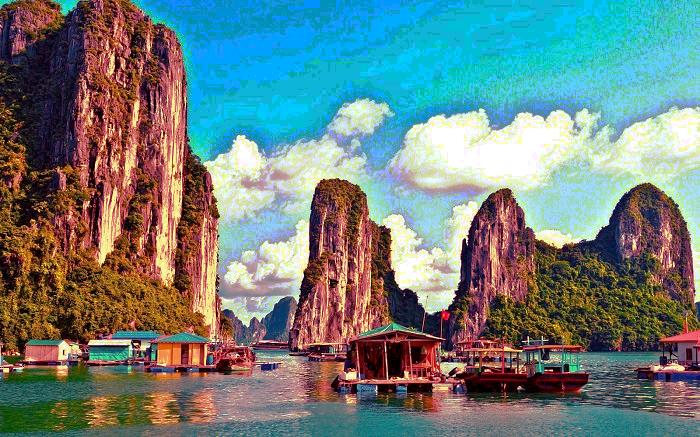
#> input picture Lab 2/exercise/H_ha-long-bay-in-vietnam.jpg, 700 x 437 px; its folder holds only this picture in this run
$ jupyter execute --allow-errors 'Lab 2.ipynb'
#> lines starting #> are read from the running program, lines starting #| are printed output that depends on the picture
[cell 1]
# Bài 1
import os
import numpy as np
from PIL import Image
import matplotlib.pyplot as plt

# 1. Các hàm xử lý ảnh (chỉ dùng PIL + numpy)
def inverse_image(img):
    return 255 - img

# [23 lines left out: functions gamma_correction, log_transformation, histogram_equalization, contrast_stretching, not called in this run]

# 2. Bản đồ chọn hàm
methods = {
    'I': ('Inverse', inverse_image),
    'G': ('Gamma Correction', gamma_correction),
    'L': ('Log Transformation', log_transformation),
    'H': ('Histogram Equalization', histogram_equalization),
    'C': ('Contrast Stretching', contrast_stretching)
}

# 3. Hiển thị menu
print("Chọn phương pháp biến đổi ảnh:")
print("I - Image Inverse")
print("G - Gamma Correction")
print("L - Log Transformation")
print("H - Histogram Equalization")
print("C - Contrast Stretching")

choice = input("Nhập lựa chọn (I/G/L/H/C): ").upper()
#> the answer given: 1

#> (the rest of this cell did not finish here and is left out)

[cell 2]
# Bài 2 - Biến đổi Fourier và lọc Butterworth
import os
import numpy as np
import cv2
import matplotlib.pyplot as plt

# 1. Các hàm xử lý ảnh
# [21 lines left out: functions fft_image, butterworth_lowpass, butterworth_highpass, not called in this run]

# 2. Bản đồ phương pháp
methods = {
    'F': ('FFT Magnitude Spectrum', fft_image),
    'L': ('Butterworth Low-pass Filter', butterworth_lowpass),
    'H': ('Butterworth High-pass Filter', butterworth_highpass)
}

# 3. Hiển thị menu
print("Chọn phương pháp biến đổi ảnh:")
print("F - FFT Magnitude Spectrum")
print("L - Butterworth Low-pass Filter")
print("H - Butterworth High-pass Filter")

choice = input("Nhập lựa chọn (F/L/H): ").upper()
#> the answer given: 1

#> (the rest of this cell did not finish here and is left out)

[cell 3]
import cv2
import numpy as np
import os
import random
import matplotlib.pyplot as plt

# 1. Các hàm xử lý ảnh
def inverse(img): return 255 - img
def gamma_correction(img, gamma=2.2): return np.uint8(np.power(img / 255.0, 1/gamma) * 255)
def log_transform(img): return np.uint8(np.clip((255 / np.log(1 + np.max(img))) * np.log(1 + img.astype(np.float32)), 0, 255))
def histogram_equalization(img): return cv2.equalizeHist(img)
def contrast_stretching(img):
    p2, p98 = np.percentile(img, (2, 98))
    return np.uint8(np.clip((img - p2) * 255.0 / (p98 - p2), 0, 255))

def swap_rgb(img):
    return img[:, :, np.random.permutation(3)]

# 2. Danh sách các hàm và tên
transform_funcs = [inverse, gamma_correction, log_transform, histogram_equalization, contrast_stretching]
transform_names = ['inverse', 'gamma', 'log', 'hist', 'contrast']

# 3. Tạo thư mục output
input_folder = "exercise"
output_folder = os.path.join(input_folder, "output")
os.makedirs(output_folder, exist_ok=True)

# 4. Hiển thị ảnh giới hạn
show_limit = 5
count = 0

# 5. Duyệt qua từng ảnh
for file in os.listdir(input_folder):
    if file.lower().endswith(('.jpg', '.png')):
        img_path = os.path.join(input_folder, file)
        img = cv2.imread(img_path)
#> img is the input picture: shape (437, 700, 3); mean B, G, R 127.1, 127.8, 110.6
        if img is None:
            continue

        # Hoán đổi RGB
        swapped = swap_rgb(img)
#> in swap_rgb, `return img[:, :, np.random.permutation(3)]`:
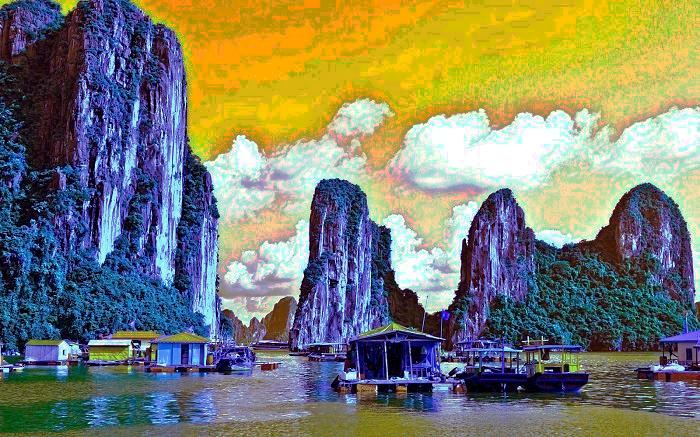
#> returned value: shape (437, 700, 3); mean of channels 0, 1, 2 110.6, 127.8, 127.1; drawn as B, G, R
        gray = cv2.cvtColor(swapped, cv2.COLOR_BGR2GRAY)
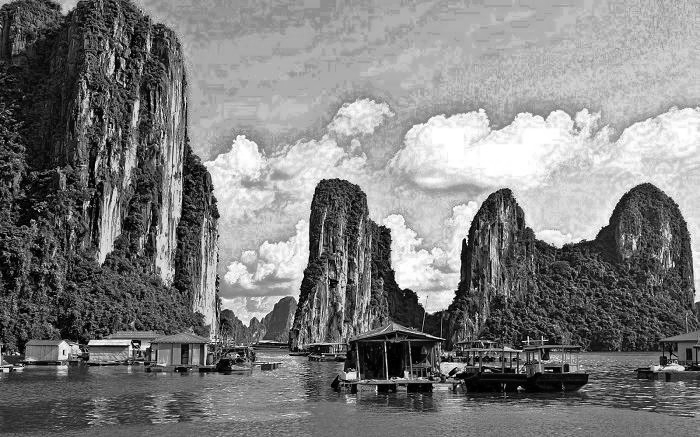
#> gray: shape (437, 700); min 0, max 255, mean 125.7

        # Chọn hàm ngẫu nhiên
        idx = random.randint(0, len(transform_funcs) - 1)
        transform_func = transform_funcs[idx]
        name = transform_names[idx]

        # Áp dụng và lưu kết quả
        out = transform_func(gray)
        out_filename = f"random1_{name}_{file}"
        out_path = os.path.join(output_folder, out_filename)
        cv2.imwrite(out_path, out)

        if count < show_limit:
            plt.imshow(out, cmap='gray')
            plt.title(f"{name.upper()} - {file}")
            plt.axis('off')
            plt.show()
        else:
            print(f"Đã xử lý: {file} -> {out_filename}, kích thước ảnh: {gray.shape}")

        count += 1

print("Hoàn tất xử lý ảnh.")

[cell 4]
import cv2
import numpy as np
import os
import random
import matplotlib.pyplot as plt

# 1. Các hàm xử lý ảnh
# [5 lines left out: function fft_image, not called in this run]

def butterworth_lowpass(img, D0=30, n=2):
    rows, cols = img.shape
    V, U = np.meshgrid(np.arange(cols) - cols // 2, np.arange(rows) - rows // 2)
    D = np.sqrt(U**2 + V**2)
    H = 1 / (1 + (D / D0)**(2 * n))
    F = np.fft.fftshift(np.fft.fft2(img))
    G = H * F
    out = np.fft.ifft2(np.fft.ifftshift(G))
    return np.uint8(cv2.normalize(np.abs(out), None, 0, 255, cv2.NORM_MINMAX))

# [4 lines left out: function butterworth_highpass, not called in this run]

def min_filter(img, ksize=3):
    return cv2.erode(img, np.ones((ksize, ksize), np.uint8))

def max_filter(img, ksize=3):
    return cv2.dilate(img, np.ones((ksize, ksize), np.uint8))

def swap_rgb(img):
    return img[:, :, np.random.permutation(3)]
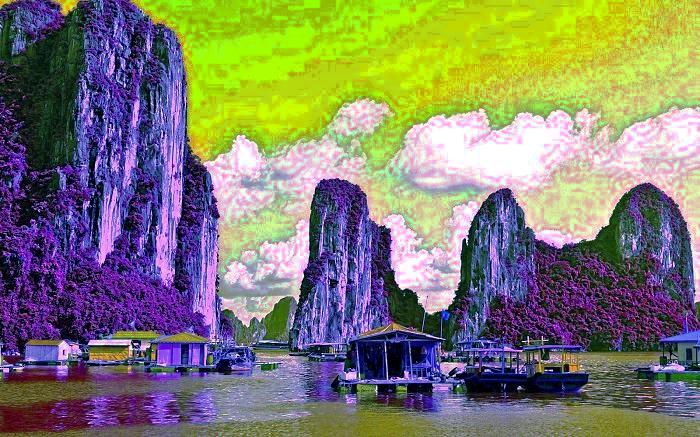
#> returned value: shape (437, 700, 3); mean of channels 0, 1, 2 110.6, 127.1, 127.8; drawn as B, G, R

# 2. Danh sách hàm và tên
funcs = [fft_image, butterworth_lowpass, butterworth_highpass]
names = ['fft', 'butter_lpf', 'butter_hpf']

# 3. Tạo thư mục
input_folder = "exercise"
output_folder = os.path.join(input_folder, "output")
os.makedirs(output_folder, exist_ok=True)

# 4. Giới hạn hiển thị
show_limit = 5
count = 0

# 5. Xử lý ảnh
for file in os.listdir(input_folder):
    if file.lower().endswith(('.jpg', '.png')):
        img_path = os.path.join(input_folder, file)
        img = cv2.imread(img_path)
        if img is None:
            continue

        swapped = swap_rgb(img)
        gray = cv2.cvtColor(swapped, cv2.COLOR_BGR2GRAY)
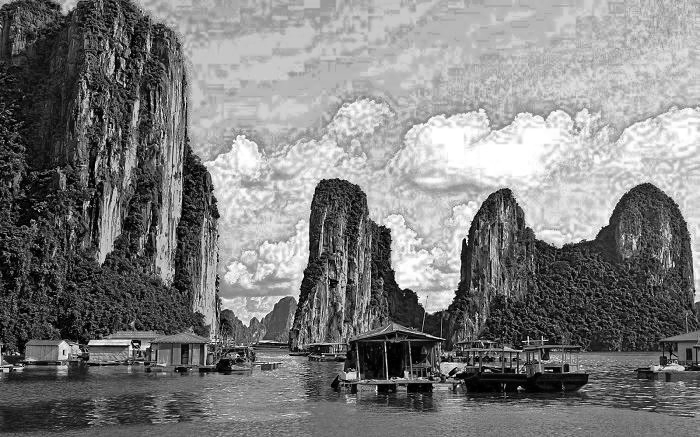
#> gray: shape (437, 700); min 0, max 255, mean 125.5

        idx = random.randint(0, 2)
        name = names[idx]
        out = funcs[idx](gray)
#> in butterworth_lowpass, `return np.uint8(cv2.normalize(np.abs(out), None, 0, 255, cv2.NORM_MINM..`:
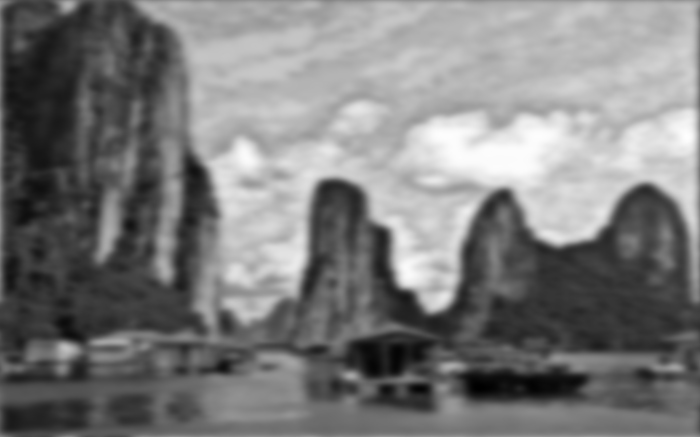
#> returned value: shape (437, 700); min 0, max 255, mean 123.4

        # Bổ sung lọc min hoặc max nếu là LPF hoặc HPF
        if name == 'butter_lpf':
            out = min_filter(out)
        elif name == 'butter_hpf':
            out = max_filter(out)

        # Lưu và hiển thị ảnh
        output_filename = f"random2_{name}_{file}"
        output_path = os.path.join(output_folder, output_filename)
        cv2.imwrite(output_path, out)

        if count < show_limit:
            plt.imshow(out, cmap='gray')
            plt.title(f"{name.upper()} - {file}")
            plt.axis('off')
            plt.show()
        else:
            print(f"Đã xử lý: {file} -> {output_filename}, kích thước ảnh: {gray.shape}")

        count += 1

print("Hoàn tất xử lý ảnh.")
